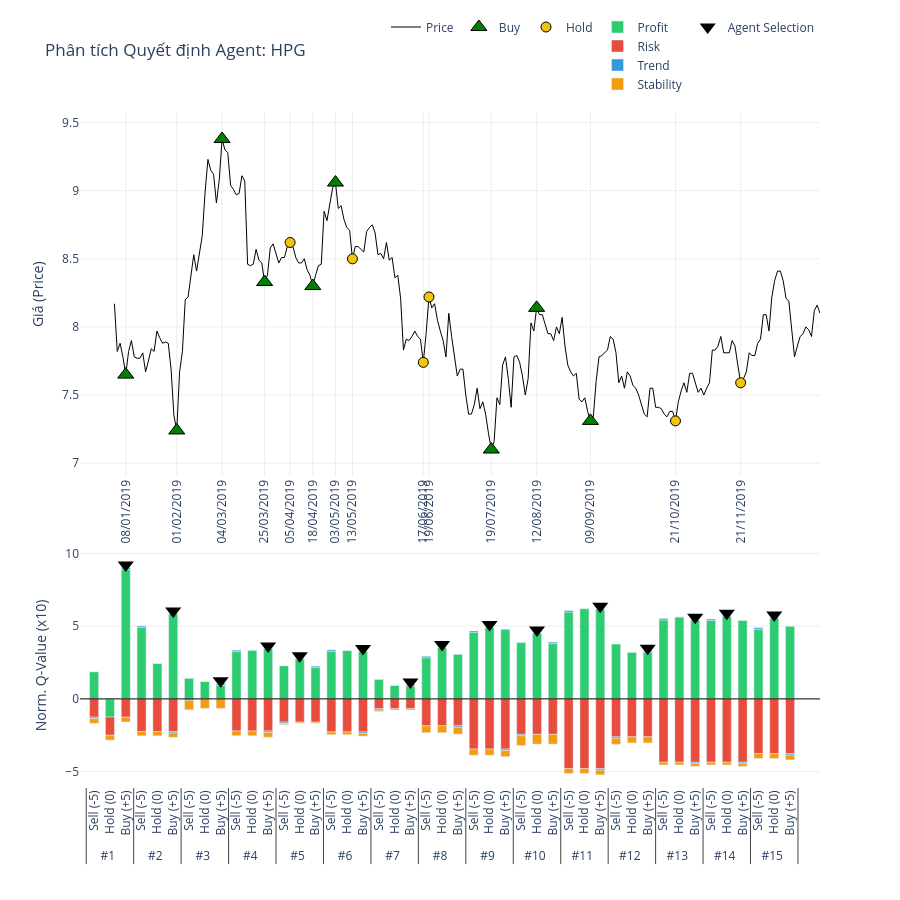

Notebook source saved alongside this figure:
### Code cell
# 2. Gọi hàm vẽ (Truyền đúng tên biến vào)
plot_agent_reasoning_minimalist(
    ticker='HPG',                    # Tên mã cổ phiếu hiển thị trên tiêu đề
    df_price=df_processed_test_HPG,  # Dữ liệu giá
    actions=actions_HPG,             # Hành động thực tế
    q_history=q_values_history_HPG,      # Lịch sử Q-value (Input quan trọng)
    critical_indices=index_list_HPG,     # Danh sách các điểm cần vẽ
    scale=10                       # Thang đo hiển thị (để cột cao khoảng 50 đơn vị cho đẹp)
)

### Figure 1 — Plotly figure (JSON) as saved in the notebook; plotly's stock layout.template omitted (floating-point values rounded to 4 significant figures; data arrays with more than 128 entries replaced by an {"elided": "..."} marker saying what was removed)
{"data": [{"hoverinfo": "x+y", "line": {"color": "black", "width": 1}, "mode": "lines", "name": "Price", "type": "scatter", "x": {"elided": "250 str values"}, "xaxis": "x", "y": {"elided": "250 float values"}, "yaxis": "y"}, {"marker": {"color": "green", "line": {"color": "black", "width": 1}, "size": 14, "symbol": "triangle-up"}, "mode": "markers", "name": "Buy", "type": "scatter", "x": ["08/01/2019", "01/02/2019", "04/03/2019", "25/03/2019", "18/04/2019", "03/05/2019", "19/07/2019", "12/08/2019", "09/09/2019"], "xaxis": "x", "y": [7.65, 7.24, 9.38, 8.33, 8.3, 9.06, 7.1, 8.14, 7.31], "yaxis": "y"}, {"marker": {"color": "red", "line": {"color": "black", "width": 1}, "size": 14, "symbol": "triangle-down"}, "mode": "markers", "name": "Sell", "type": "scatter", "x": [], "xaxis": "x", "y": [], "yaxis": "y"}, {"marker": {"color": "#f1c40f", "line": {"color": "black", "width": 1}, "size": 10, "symbol": "circle"}, "mode": "markers", "name": "Hold", "type": "scatter", "x": ["05/04/2019", "13/05/2019", "17/06/2019", "19/06/2019", "21/10/2019", "21/11/2019"], "xaxis": "x", "y": [8.62, 8.5, 7.74, 8.22, 7.31, 7.59], "yaxis": "y"}, {"legendgroup": "comp", "marker": {"color": "#2ecc71"}, "name": "Profit", "type": "bar", "x": [["#1", "#1", "#1", "#2", "#2", "#2", "#3", "#3", "#3", "#4", "#4", "#4", "#5", "#5", "#5", "#6", "#6", "#6", "#7", "#7", "#7", "#8", "#8", "#8", "#9", "#9", "#9", "#10", "#10", "#10", "#11", "#11", "#11", "#12", "#12", "#12", "#13", "#13", "#13", "#14", "#14", "#14", "#15", "#15", "#15"], ["Sell (-5)", "Hold (0)", "Buy (+5)", "Sell (-5)", "Hold (0)", "Buy (+5)", "Sell (-5)", "Hold (0)", "Buy (+5)", "Sell (-5)", "Hold (0)", "Buy (+5)", "Sell (-5)", "Hold (0)", "Buy (+5)", "Sell (-5)", "Hold (0)", "Buy (+5)", "Sell (-5)", "Hold (0)", "Buy (+5)", "Sell (-5)", "Hold (0)", "Buy (+5)", "Sell (-5)", "Hold (0)", "Buy (+5)", "Sell (-5)", "Hold (0)", "Buy (+5)", "Sell (-5)", "Hold (0)", "Buy (+5)", "Sell (-5)", "Hold (0)", "Buy (+5)", "Sell (-5)", "Hold (0)", "Buy (+5)", "Sell (-5)", "Hold (0)", "Buy (+5)", "Sell (-5)", "Hold (0)", "Buy (+5)"]], "xaxis": "x2", "y": [1.858, -1.244, 8.911, 4.912, 2.441, 5.845, 1.425, 1.196, 0.9414, 3.246, 3.351, 3.44, 2.268, 2.759, 2.15, 3.268, 3.33, 3.264, 1.336, 0.9317, 0.8598, 2.828, 3.538, 3.06, 4.569, 4.907, 4.784, 3.869, 4.531, 3.801, 5.971, 6.206, 6.167, 3.765, 3.211, 3.184, 5.43, 5.633, 5.413, 5.388, 5.694, 5.385, 4.79, 5.569, 4.991], "yaxis": "y2"}, {"legendgroup": "comp", "marker": {"color": "#e74c3c"}, "name": "Risk", "type": "bar", "x": [["#1", "#1", "#1", "#2", "#2", "#2", "#3", "#3", "#3", "#4", "#4", "#4", "#5", "#5", "#5", "#6", "#6", "#6", "#7", "#7", "#7", "#8", "#8", "#8", "#9", "#9", "#9", "#10", "#10", "#10", "#11", "#11", "#11", "#12", "#12", "#12", "#13", "#13", "#13", "#14", "#14", "#14", "#15", "#15", "#15"], ["Sell (-5)", "Hold (0)", "Buy (+5)", "Sell (-5)", "Hold (0)", "Buy (+5)", "Sell (-5)", "Hold (0)", "Buy (+5)", "Sell (-5)", "Hold (0)", "Buy (+5)", "Sell (-5)", "Hold (0)", "Buy (+5)", "Sell (-5)", "Hold (0)", "Buy (+5)", "Sell (-5)", "Hold (0)", "Buy (+5)", "Sell (-5)", "Hold (0)", "Buy (+5)", "Sell (-5)", "Hold (0)", "Buy (+5)", "Sell (-5)", "Hold (0)", "Buy (+5)", "Sell (-5)", "Hold (0)", "Buy (+5)", "Sell (-5)", "Hold (0)", "Buy (+5)", "Sell (-5)", "Hold (0)", "Buy (+5)", "Sell (-5)", "Hold (0)", "Buy (+5)", "Sell (-5)", "Hold (0)", "Buy (+5)"]], "xaxis": "x2", "y": [-1.255, -1.255, -1.255, -2.245, -2.245, -2.245, 0, 0, 0, -2.207, -2.207, -2.207, -1.598, -1.598, -1.598, -2.271, -2.271, -2.271, -0.6728, -0.6728, -0.6728, -1.85, -1.85, -1.85, -3.448, -3.448, -3.448, -2.439, -2.439, -2.439, -4.793, -4.793, -4.793, -2.607, -2.607, -2.607, -4.352, -4.352, -4.352, -4.352, -4.352, -4.352, -3.763, -3.763, -3.763], "yaxis": "y2"}, {"legendgroup": "comp", "marker": {"color": "#3498db"}, "name": "Trend", "type": "bar", "x": [["#1", "#1", "#1", "#2", "#2", "#2", "#3", "#3", "#3", "#4", "#4", "#4", "#5", "#5", "#5", "#6", "#6", "#6", "#7", "#7", "#7", "#8", "#8", "#8", "#9", "#9", "#9", "#10", "#10", "#10", "#11", "#11", "#11", "#12", "#12", "#12", "#13", "#13", "#13", "#14", "#14", "#14", "#15", "#15", "#15"], ["Sell (-5)", "Hold (0)", "Buy (+5)", "Sell (-5)", "Hold (0)", "Buy (+5)", "Sell (-5)", "Hold (0)", "Buy (+5)", "Sell (-5)", "Hold (0)", "Buy (+5)", "Sell (-5)", "Hold (0)", "Buy (+5)", "Sell (-5)", "Hold (0)", "Buy (+5)", "Sell (-5)", "Hold (0)", "Buy (+5)", "Sell (-5)", "Hold (0)", "Buy (+5)", "Sell (-5)", "Hold (0)", "Buy (+5)", "Sell (-5)", "Hold (0)", "Buy (+5)", "Sell (-5)", "Hold (0)", "Buy (+5)", "Sell (-5)", "Hold (0)", "Buy (+5)", "Sell (-5)", "Hold (0)", "Buy (+5)", "Sell (-5)", "Hold (0)", "Buy (+5)", "Sell (-5)", "Hold (0)", "Buy (+5)"]], "xaxis": "x2", "y": [-0.0986, 0, 0.0986, 0.0986, 0, -0.0986, -0.0986, 0, 0.0986, 0.0986, 0, -0.0986, -0.0986, 0, 0.0986, 0.0986, 0, -0.0986, -0.0986, 0, 0.0986, 0.0986, 0, -0.0986, 0.0986, 0, -0.0986, -0.0986, 0, 0.0986, 0.0986, 0, -0.0986, -0.0986, 0, 0.0986, 0.0986, 0, -0.0986, 0.0986, 0, -0.0986, 0.0986, 0, -0.0986], "yaxis": "y2"}, {"legendgroup": "comp", "marker": {"color": "#f39c12"}, "name": "Stability", "type": "bar", "x": [["#1", "#1", "#1", "#2", "#2", "#2", "#3", "#3", "#3", "#4", "#4", "#4", "#5", "#5", "#5", "#6", "#6", "#6", "#7", "#7", "#7", "#8", "#8", "#8", "#9", "#9", "#9", "#10", "#10", "#10", "#11", "#11", "#11", "#12", "#12", "#12", "#13", "#13", "#13", "#14", "#14", "#14", "#15", "#15", "#15"], ["Sell (-5)", "Hold (0)", "Buy (+5)", "Sell (-5)", "Hold (0)", "Buy (+5)", "Sell (-5)", "Hold (0)", "Buy (+5)", "Sell (-5)", "Hold (0)", "Buy (+5)", "Sell (-5)", "Hold (0)", "Buy (+5)", "Sell (-5)", "Hold (0)", "Buy (+5)", "Sell (-5)", "Hold (0)", "Buy (+5)", "Sell (-5)", "Hold (0)", "Buy (+5)", "Sell (-5)", "Hold (0)", "Buy (+5)", "Sell (-5)", "Hold (0)", "Buy (+5)", "Sell (-5)", "Hold (0)", "Buy (+5)", "Sell (-5)", "Hold (0)", "Buy (+5)", "Sell (-5)", "Hold (0)", "Buy (+5)", "Sell (-5)", "Hold (0)", "Buy (+5)", "Sell (-5)", "Hold (0)", "Buy (+5)"]], "xaxis": "x2", "y": [-0.3295, -0.3295, -0.3295, -0.2951, -0.2951, -0.2951, -0.6516, -0.6516, -0.6516, -0.326, -0.326, -0.326, -0.06887, -0.06887, -0.06887, -0.1883, -0.1883, -0.1883, -0.08745, -0.08745, -0.08745, -0.4755, -0.4755, -0.4755, -0.4238, -0.4238, -0.4238, -0.6697, -0.6697, -0.6697, -0.3278, -0.3278, -0.3278, -0.4206, -0.4206, -0.4206, -0.187, -0.187, -0.187, -0.187, -0.187, -0.187, -0.3321, -0.3321, -0.3321], "yaxis": "y2"}, {"marker": {"color": "black", "size": 14, "symbol": "triangle-down"}, "mode": "markers", "name": "Agent Selection", "showlegend": true, "type": "scatter", "x": [["#1", "#2", "#3", "#4", "#5", "#6", "#7", "#8", "#9", "#10", "#11", "#12", "#13", "#14", "#15"], ["Buy (+5)", "Buy (+5)", "Buy (+5)", "Buy (+5)", "Hold (0)", "Buy (+5)", "Buy (+5)", "Hold (0)", "Hold (0)", "Hold (0)", "Buy (+5)", "Buy (+5)", "Buy (+5)", "Hold (0)", "Hold (0)"]], "xaxis": "x2", "y": [9.209, 6.045, 1.24, 3.64, 2.959, 3.464, 1.158, 3.738, 5.107, 4.731, 6.367, 3.483, 5.613, 5.894, 5.769], "yaxis": "y2"}], "layout": {"bargap": 0.4, "bargroupgap": 0.05, "barmode": "relative", "height": 900, "legend": {"orientation": "h", "x": 1, "xanchor": "right", "y": 1.02, "yanchor": "bottom"}, "plot_bgcolor": "white", "shapes": [{"line": {"color": "black", "dash": "solid", "width": 1}, "type": "line", "x0": 0, "x1": 1, "xref": "x2 domain", "y0": 0, "y1": 0, "yref": "y2"}], "showlegend": true, "title": {"text": "Phân tích Quyết định Agent: HPG"}, "xaxis": {"anchor": "y", "domain": [0, 1], "gridcolor": "#eee", "rangeslider": {"visible": false}, "showgrid": true, "tickangle": -90, "tickmode": "array", "ticktext": ["08/01/2019", "01/02/2019", "04/03/2019", "25/03/2019", "05/04/2019", "18/04/2019", "03/05/2019", "13/05/2019", "17/06/2019", "19/06/2019", "19/07/2019", "12/08/2019", "09/09/2019", "21/10/2019", "21/11/2019"], "tickvals": ["08/01/2019", "01/02/2019", "04/03/2019", "25/03/2019", "05/04/2019", "18/04/2019", "03/05/2019", "13/05/2019", "17/06/2019", "19/06/2019", "19/07/2019", "12/08/2019", "09/09/2019", "21/10/2019", "21/11/2019"]}, "xaxis2": {"anchor": "y2", "domain": [0, 1], "showticklabels": true, "tickangle": -90, "title": {"text": ""}, "type": "multicategory"}, "yaxis": {"anchor": "x", "domain": [0.46, 1], "gridcolor": "#eee", "showgrid": true, "title": {"text": "Giá (Price)"}}, "yaxis2": {"anchor": "x2", "domain": [0, 0.36], "gridcolor": "#eee", "showgrid": true, "title": {"text": "Norm. Q-Value (x10)"}}}}
